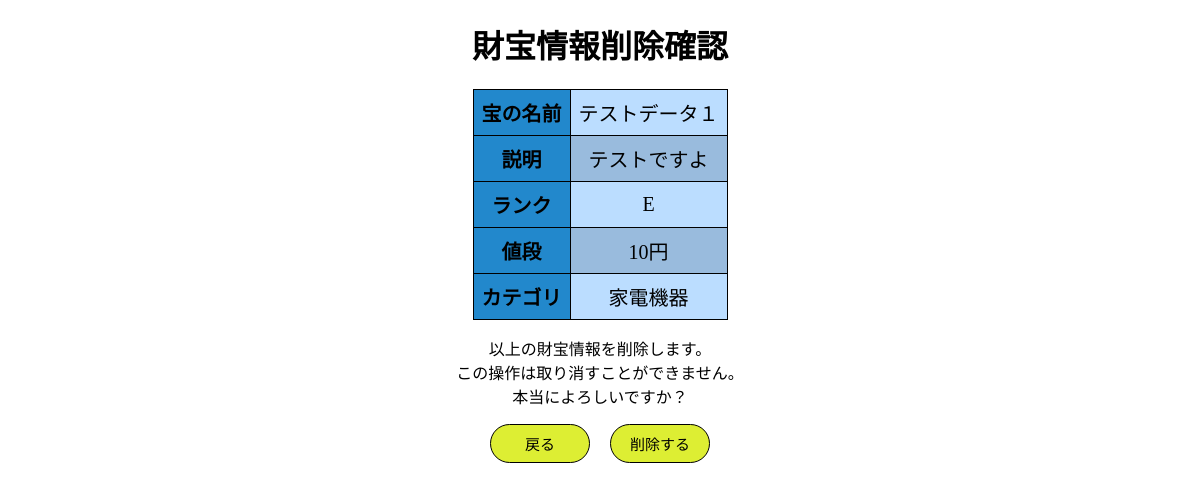
The app's page /lineup/delTreasure.php?id=1 with its own data.
### tables this page shows
CREATE TABLE IF NOT EXISTS Treasures (
    treasure_id    INTEGER       PRIMARY KEY AUTO_INCREMENT,
    treasure_name  VARCHAR(128)  NOT NULL,
    treasure_desc  VARCHAR(128)  NOT NULL,
    treasure_rank  INTEGER       NOT NULL,
    treasure_price DECIMAL(64,0) NOT NULL,
    treasure_ctgr  INTEGER       NOT NULL,
    FOREIGN KEY (treasure_ctgr) REFERENCES Categories (category_id)
);

CREATE TABLE IF NOT EXISTS Categories (
    category_id   INTEGER PRIMARY KEY AUTO_INCREMENT,
    category_name VARCHAR(128)
);

### initial/unitNumberJP.php (called while the page is built, shortened)
<?php
    function unitNumberJP($n, $d) {
        $num = floatval($n);
        if(log10($num) < $d+1 || log10($num) < 4) return number_format($num);
    }
?>

### lineup/delTreasure.php (the view, shortened to what this page needs)
<?php require '../initial/db-connect.php' ?>
<?php require '../initial/unitNumberJP.php' ?>
<?php
    $id = $_GET['id'] ?? null;
    if($id != null)
        $sql = $db -> query("SELECT * FROM Treasures LEFT JOIN Categories
        ON Treasures.treasure_ctgr = Categories.category_id WHERE treasure_id=$id");
    else
        header("Location: index.php?err=1");
    $res = $sql -> fetch(PDO::FETCH_ASSOC);
    $name = $_POST['name'] ?? $res['treasure_name'] ?? null;
    $desc = $_POST['desc'] ?? $res['treasure_desc'] ?? null;
    $price = $_POST['price'] ?? $res['treasure_price'] ?? null;
    $ctgr = $_POST['ctgr'] ?? $res['category_name'] ?? null;
?>
<!DOCTYPE html>
<html lang="en">
    <head>
        <link rel="stylesheet" href="../css/control.css">
    </head>
    <body onload="previewRank()">
        <div class="centering">
            <h1>財宝情報削除確認</h1>
            <form action="delTreasure_process.php?id=<?=$id?>" method="post">
                <table>
                    <tbody>
                        <tr><th>宝の名前</th><td><?=$name?></td></tr>
                        <tr><th>説明</th><td><?=nl2br($desc)?></td></tr>
                        <tr>
                            <th>ランク</th>
                            <td>
                                <span id="previewZone"></span>
                            </td>
                        </tr>
                        <tr><th>値段</th><td><?=unitNumberJP($price, 4)?>円</td></tr>
                        <tr><th>カテゴリ<br></th><td><?=$ctgr?></td>
                        </tr>
                    </tbody>
                </table>
                <p class="warning">
                    以上の財宝情報を削除します。<br>
                    この操作は取り消すことができません。<br>
                    本当によろしいですか？<br>
                </p>
                <button class="go" type="button" onclick="history.back();">戻る</button>&emsp;
                <button class="go">削除する</button>
            </form>
        </div>
    </body>
</html>

### css/control.css (style rules this page uses)
.centering { margin: 0 auto; text-align: center; }
table, th, td { border: 1px solid #000000; border-collapse: collapse; padding: 8px; font-size: 20px; }
table { margin: auto; }
th { background-color: #28c; }
tbody>tr:nth-child(2n) { background-color: #9bd; }
tbody>tr:nth-child(2n+1) { background-color: #bdf; }
.go { font-size: 15px; padding: 8px; border: 1px solid black; border-radius: 20px; width: 100px; color: inherit; cursor: pointer; background: #de3; transition: all 0.1s; }

### records on screen
treasures: treasure_name "テストデータ１", treasure_desc "テストですよ", treasure_price "10", treasure_ctgr.category_name "家電機器"
